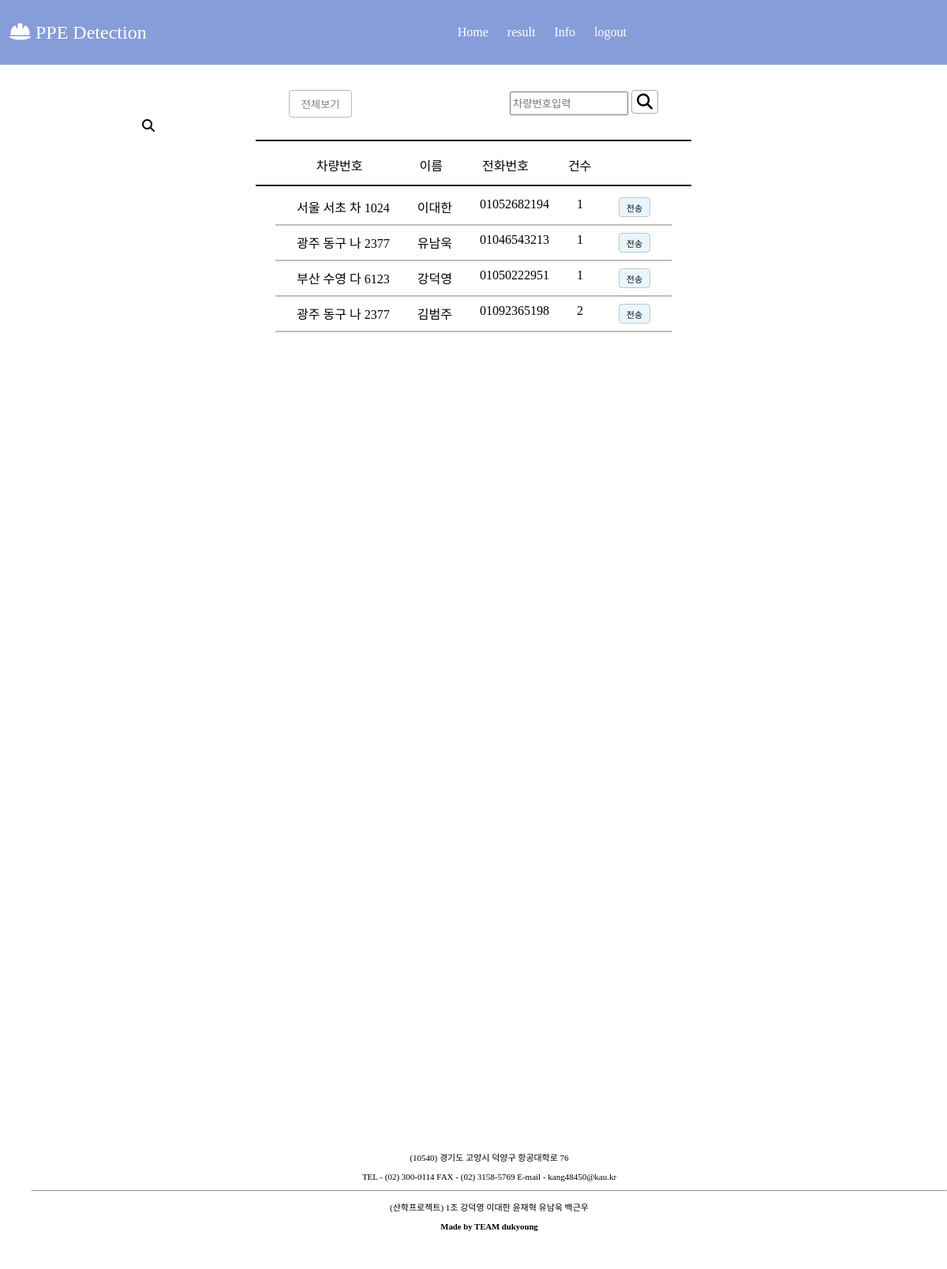
The app's page /info/ (signed in), older data.
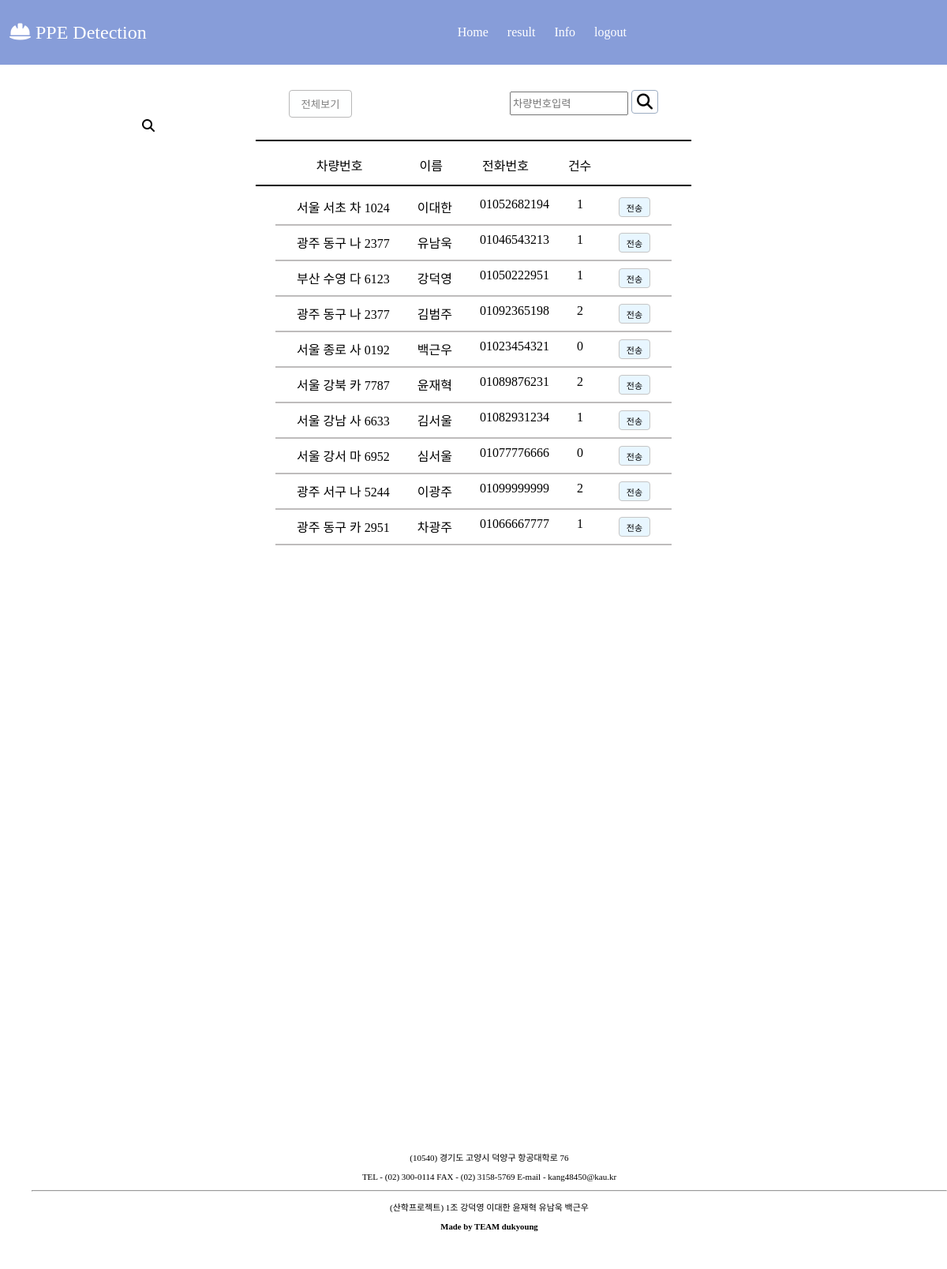
The same page, newer data.
### blog/models.py (models this page shows, shortened)
class Driver(models.Model):
    name = models.CharField(max_length=10)
    phonenumber = models.CharField(max_length=15)
    carnumber = models.CharField(max_length=20)
    count = models.IntegerField()

### blog/views.py (the view)
# urls.py: path('info/',views.info,name="info"),
def info(req):
    driver = Driver.objects.all()
    context={
        "driver": driver,
    }
    return render(req, "blog/info.html",context=context)

### blog/templates/blog/info.html (shortened to what this page needs)
{% extends 'blog/base.html' %}
{% block content %}
<div class="infopage">
    <div class="infocon">
        {% if user.is_authenticated %}
        <div class="search">
            <button class="btn2"><a href="{% url 'searchwhole' %}">전체보기</a></button>
            <form class="form1" action="{% url 'search' %}" method="post">
                <input class="inputbox" type="search" placeholder="차량번호입력" name="q" value="{{q}}">
                <button class="btn1" type="submit"><i class="fas fa-search"></i></button>
            </form>
        </div>
        <i class="fa-solid fa-magnifying-glass"></i>
        <hr align="center" style="border: solid 0.1px rgb(0, 0, 0);width:550px;">
        <div class="db">
            {% if not driver %}
                <div class="nothing">
                    <h4>검색 결과가 없습니다</h4>
                </div>
            {% else %}
            <div class="category">
                <span class="section">
                    <span class="num">차량번호</span>
                    <span class="name">이름</span>
                    <span class="pnum">전화번호</span>
                    <span class="cnt">건수</span>
                </span>
                <hr align="center" style="border: solid 0.1px rgb(0, 0, 0);width:550px;">
            </div>
            <div class="queryset">
                {% for driver in driver %}
                    <li>
                        <span class="cnum">{{driver.carnumber}}</span>
                        <span class="name">{{driver.name}}</span>
                        <span class="pnum">{{driver.phonenumber}}</span>
                        <span class="cnt">{{driver.count}}</span>
                        <button class="snsbtn" onclick="confirmSMS()"><a href="{% url 'sendsns' driver.phonenumber %}">전송</a></button>
                    </li>
                    <hr align="center" style="border: solid 0.1px rgb(190, 188, 188);width:500px;">
                {% endfor %}
            </div>
            {% endif %}
        </div>
        {% else %}
        <script>
            alert("로그인 후 이용가능합니다.");
            var link='http://127.0.0.1:8000/account/login/';
            location.replace(link);
        </script>
        {% endif %}
    </div>
</div>
{% endblock %}

### blog/templates/blog/base.html (shortened to what this page needs)
<!DOCTYPE html>
<html lang="en">
<head>
    {% load static %}
    {% load static %}
    <link rel="stylesheet" href="{% static 'css/style.css' %}">
</head>
<body>
    <nav class="navbar">
        <div class="navbar__logo">
            <i class="fas fa-hard-hat"></i>
            <a href="{% url 'index' %}">PPE Detection</a>
        </div>
        <ul class="navbar__menu">
            <li><a href="{% url 'index' %}">Home</a></li>
            <li><a href="{% url 'result' %}">result</a></li>
            <li><a href="{% url 'info' %}">Info</a></li>
            {% if user.is_authenticated %}
            <li><a href="{% url 'logout' %}">logout</a></li>
            {% else %}
            <li><a href="{% url 'signup' %}">Register</a></li>
            <li><a href="{% url 'login' %}">login</a></li>
            {% endif %}
        </ul>
    </nav>
    {% block content %}
    {% endblock %}
    <footer class="footbar">
        <ul>
                <div class="text">
                    <p>(10540) 경기도 고양시 덕양구 항공대학로 76</p>
                    <p>TEL - (02) 300-0114  FAX - (02) 3158-5769 E-mail - kang48450@kau.kr</p>
                    <hr class = "one">
                    <p>(산학프로젝트) 1조 강덕영 이대한 윤재혁 유남욱 백근우</p>
                    <h6 class="text-uppercase fw-bold mb-4">Made by TEAM dukyoung</h6>
                </div>
        </ul>
    </footer>
</body>
</html>

### static/css/style.css (style rules this page uses)
body { margin:0; width:100%; height:100%; }
a { text-decoration:0; color:white }
li { list-style: none; }
.navbar { display:flex; justify-content: space-between; align-items: center; background-color:rgb(16, 60, 180,0.50); padding:8px 12px; color:white; }
.navbar__logo { font-size: 24px; }
.navbar__logo i { color:white; }
.navbar__menu { display:flex; list-style:none; padding-left:0; }
.navbar__menu li { padding:8px 12px; }
.footbar { background-color:white; height:150px; }
.footbar ul { text-align: center; }
.footbar p { font-size: 11px; }
.footbar h6 { margin-top:10px; }
.infopage { width:100%; display:flex; justify-content: center; height:170vh; }
.infopage .infocon { width:70%; }
.infopage .infocon .search { margin-top:30px; padding:2px; display:flex; justify-content: center; }
.infopage .infocon .search .btn2 a { color:grey; }
.infopage .infocon .search .btn2 { margin-right:200px; border:1px solid rgb(184, 184, 184); background-color: rgb(254, 255, 255); width:80px; height:35px; border-radius: 4px; cursor:pointer; }
.infopage .infocon .search .inputbox { width:150px; height:30px; }
.infopage .infocon .search .btn1 { font-size: 20px; height:30px; border:1px solid rgb(156, 172, 194); border-radius: 4px; cursor:pointer; background-color: rgb(255, 255, 255); }
.infopage .infocon .db .category { text-align: center; padding:5px; }
.infopage .infocon .db .category .section { display:flex; justify-content: center; padding:5px; }
.infopage .infocon .db .category .section span { margin-right:50px; }
.infopage .infocon .db .category .section .name { margin-left:22px; }
.infopage .infocon .db .queryset li { display:flex; justify-content: center; padding:1px; }
.infopage .infocon .db .queryset li span { margin-right:35px; }
.infopage .infocon .db .queryset a { color:black; }
.infopage .infocon .db .queryset li .snsbtn { margin-left:10px; background-color: rgb(232, 246, 255); border:1px solid rgb(197, 197, 197); border-radius: 4px; width:40px; height:25px; font-size: 11px; cursor:pointer; }

Row changes from the older to the newer data that the page shows:
added Driver: carnumber "서울 종로 사 0192", name "백근우", phonenumber "01023454321", count "0"
added Driver: carnumber "서울 강북 카 7787", name "윤재혁", phonenumber "01089876231", count "2"
added Driver: carnumber "서울 강남 사 6633", name "김서울", phonenumber "01082931234", count "1"
added Driver: carnumber "서울 강서 마 6952", name "심서울", phonenumber "01077776666", count "0"
added Driver: carnumber "광주 서구 나 5244", name "이광주", phonenumber "01099999999", count "2"
added Driver: carnumber "광주 동구 카 2951", name "차광주", phonenumber "01066667777", count "1"
